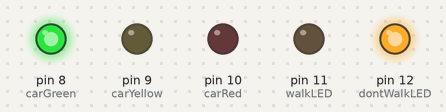
Bench run of a sketch on a simulated Arduino Uno, built with avr-gcc and run on an emulated ATmega328P. Shown: output pins drawn as LEDs (lit = HIGH).

Above: at 2.5 s.
At 6.0 s:
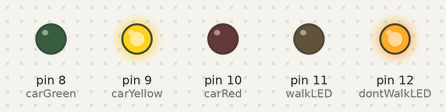
At 9.5 s:
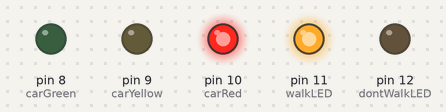
At 12.5 s:
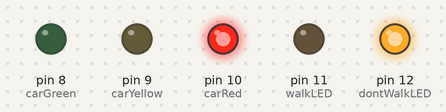
Timing chart, 0 to 16.9 s (numbered marks = the images above):
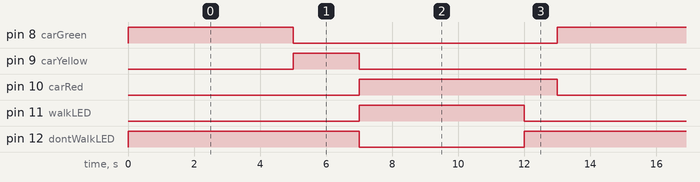

Measured:
- by itself, pin 8 (carGreen), pin 11 (walkLED): alternates HIGH for 5.0 s and LOW for 8.0 s
- by itself, pin 9 (carYellow): alternates HIGH for 2.0 s and LOW for 11.0 s
- by itself, pin 10 (carRed): alternates HIGH for 6.0 s and LOW for 7.0 s
- by itself, pin 12 (dontWalkLED): alternates HIGH for 8.0 s and LOW for 5.0 s

The sketch:

sketch_jul14a.ino
```cpp
// Car traffic light
int carGreen = 8;
int carYellow = 9;
int carRed = 10;

// Pedestrian lights
int walkLED = 11;
int dontWalkLED = 12;

void setup() {
  pinMode(carGreen, OUTPUT);
  pinMode(carYellow, OUTPUT);
  pinMode(carRed, OUTPUT);

  pinMode(walkLED, OUTPUT);
  pinMode(dontWalkLED, OUTPUT);
}

void loop() {

  // Cars GO
  digitalWrite(carGreen, HIGH);
  digitalWrite(carYellow, LOW);
  digitalWrite(carRed, LOW);

  digitalWrite(walkLED, LOW);
  digitalWrite(dontWalkLED, HIGH);

  delay(5000);


  // Cars SLOW DOWN
  digitalWrite(carGreen, LOW);
  digitalWrite(carYellow, HIGH);

  delay(2000);


  // Cars STOP + Pedestrians WALK
  digitalWrite(carYellow, LOW);
  digitalWrite(carRed, HIGH);

  digitalWrite(walkLED, HIGH);
  digitalWrite(dontWalkLED, LOW);

  delay(5000);


  // Pedestrians stop
  digitalWrite(walkLED, LOW);
  digitalWrite(dontWalkLED, HIGH);

  delay(1000);
}
```
